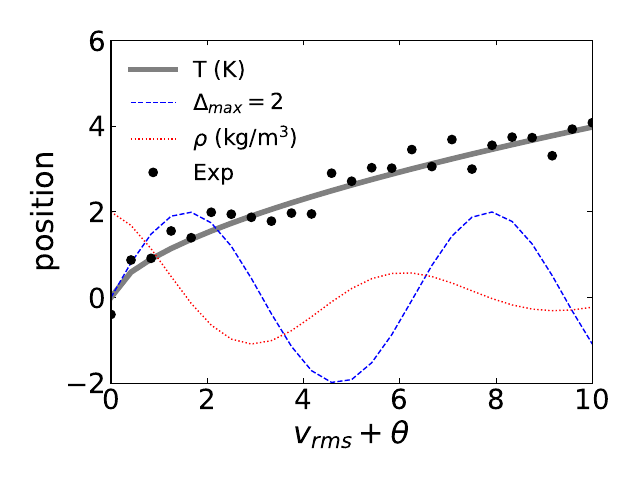

The Python source for this figure:

import numpy as np
import matplotlib
matplotlib.use('PDF')       
import matplotlib.pyplot as plt

########################################################################

#-------------- DEFINE THE DATA TO PLOT (or get it from somewhere)

x = np.linspace(0,10,25)

y_1   = x**0.6
y_2   = np.sin(x)*2
y_3   = np.exp(-0.2*x)*np.cos(x)*2
y_exp = np.loadtxt('data.dat')[:,1]

#-------------- SET UP SOME PLOT BOILERPLATE

matplotlib.rcParams.update({'font.size':20, 'figure.autolayout': True}) 
fig, ax = plt.subplots()
ax.tick_params(direction='in', top=True, right=True)
plt.cla()

#-------------- MAKE THE PLOT

ax.plot(x, y_1,   '-',  color='gray',  linewidth=4) 
ax.plot(x, y_2,   '--', color='blue',  linewidth=1) 
ax.plot(x, y_3,   ':',  color='red',   linewidth=1) 
ax.plot(x, y_exp, 'o',  color='black', markersize=6) 

ax.set_xlabel(r"$v_{rms} + \theta$", fontsize=22)
ax.set_ylabel("position",            fontsize=22)
ax.set_xlim([0,10])
ax.set_ylim([-2,6])

ax.legend(["T (K)", r"$\Delta_{max}=2$", r"$\rho$ (kg/m$^3$)", "Exp"], loc='upper left', frameon=False, fontsize=16)

#-------------- SAVE PLOT TO FILE fig_sample.pdf (the ".pdf" is left off below)

plt.savefig("fig_sample")

